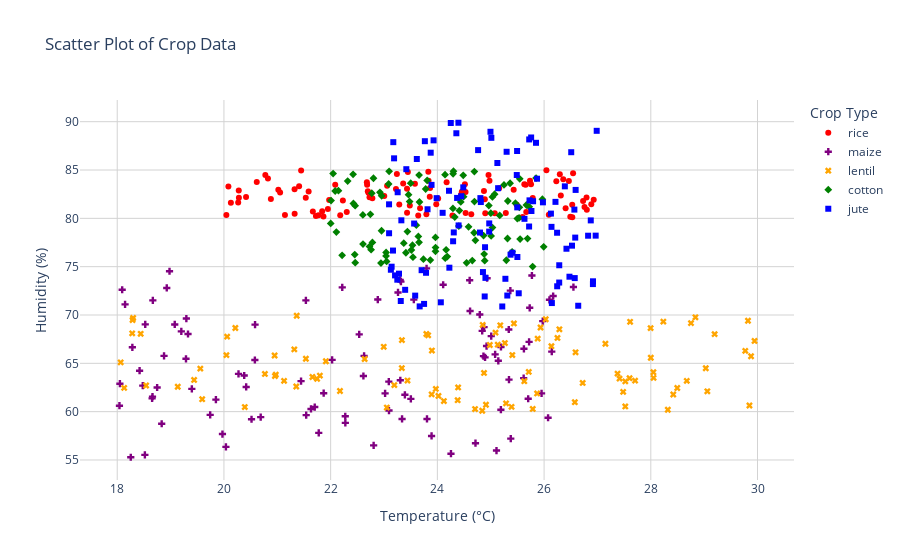

The cell this chart's notebook holds for it:
### Code cell
crop_scatter = df[(df['Label'] == 'rice') |
                  (df['Label'] == 'jute') |
                  (df['Label'] == 'cotton') |
                  (df['Label'] == 'maize') |
                  (df['Label'] == 'lentil')]

fig = px.scatter(
    crop_scatter,
    x="Temperature",
    y="Humidity",
    color="Label",
    symbol="Label",
    title="Scatter Plot of Crop Data",
    labels={"Temperature": "Temperature (°C)", "Humidity": "Humidity (%)"},
    color_discrete_map={"rice": "red", "jute": "blue", "cotton": "green", "maize": "purple", "lentil": "orange"},
    symbol_map={"rice": "circle", "jute": "square", "cotton": "diamond", "maize": "cross", "lentil": "x"}
)

fig.update_layout(
    plot_bgcolor='white', 
    xaxis=dict(showgrid=True, gridcolor='lightgray'),  
    yaxis=dict(showgrid=True, gridcolor='lightgray'),  
    legend_title_text='Crop Type',  
    showlegend=True, 
    legend_traceorder='normal'  
)

fig.show()
